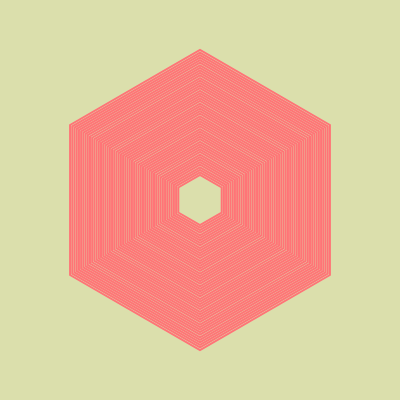
Frame 1 (no input)
Frame 2 (the mouse pressed at the canvas centre, redrawn once): identical to frame 1, image omitted

The p5.js sketch that drew this single still picture (run headless with seeded random() and noise() and a simulated clock; the mouse was pressed at the canvas centre and the sketch redrawn once):

// p5.js sketch
// ── sketch.js
var size = 300;
var sides = 6;
var colors = [];

function setup() {
  createCanvas(400, 400);
  noLoop();
  angleMode(DEGREES);
  rectMode(CENTER);

  colors = [
    color(185, 19, 114), //mid violet red
    color(49, 8, 31), //dark purple
    color(255, 116, 119), //light coral
  ]
}

function draw() {
  background(219, 223, 172);
  hexagonShape();
}

function hexagonShape() {
    var numShapes = sides;
    var strokeCol = ranColor();
    var stepsOut = 50;
    var numSteps = rando() ? stepsOut : floor(stepsOut * 1.25);
    var angle = 360 / numShapes;
    var centerOffset = (size / 2) * 0.15;
    var singelStep = ((size / 2) - centerOffset) / numSteps

      push();
      noFill();
      stroke(strokeCol);
      strokeWeight(2);
      translate(width/2, height/2);
      rotate(angle / 2);
      for (var i = 1; i < numSteps + 1; i++) {
        hexagon(0, 0, centerOffset + (i * singelStep));
        //rotate(10);
      } pop();
  }

function hexagon(posX, posY, r) {
    var rotAngel = 360 / 6;
    beginShape()
    for (let i = 0; i < 6; i++) {
      const thisVertex = pointOnCircle(posX, posY,r, i * rotAngel)
      vertex(thisVertex.x, thisVertex.y)
    }
    endShape(CLOSE);
}
  
function pointOnCircle(posX, posY, r, angle) {
  var x = posX + r * cos(angle);
  var y = posY + r * sin(angle);
  return createVector(x, y);
}


function ranColor() {
  var randCol = floor(random(0, colors.length));
  return colors[randCol];
}

function rando() {
  var rando = random(1);
  if (rando < 0.5) {
    return true;
  } else {
  return false;
  }
}
